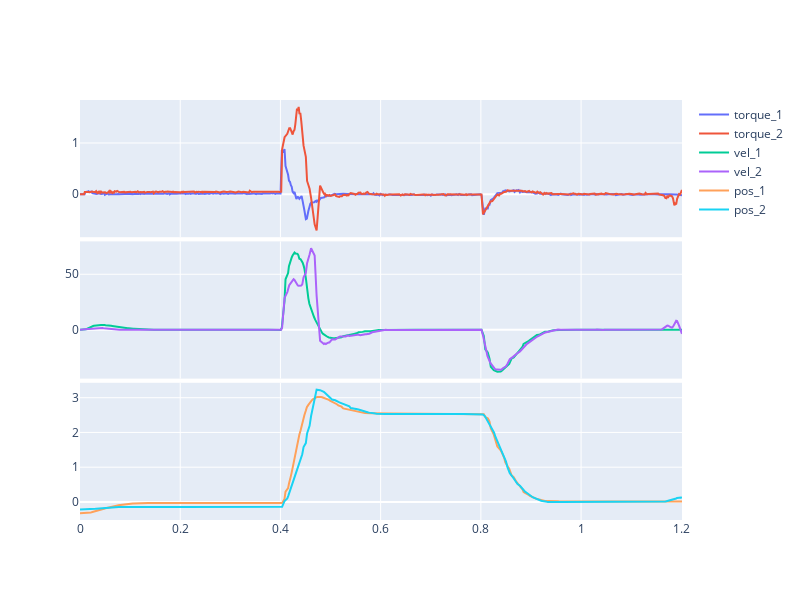

Here is the notebook cell this chart was saved with:
### Code cell
compare_data(data_noload, data_jump1)

### Figure 1 — Plotly figure (JSON) as saved in the notebook; plotly's stock layout.template omitted (floating-point values rounded to 4 significant figures; data arrays with more than 128 entries replaced by an {"elided": "..."} marker saying what was removed)
{"data": [{"name": "torque_1", "type": "scatter", "x": {"elided": "515 float values"}, "xaxis": "x", "y": {"elided": "515 float values"}, "yaxis": "y"}, {"name": "torque_2", "type": "scatter", "x": {"elided": "504 float values"}, "xaxis": "x", "y": {"elided": "504 float values"}, "yaxis": "y"}, {"name": "vel_1", "type": "scatter", "x": {"elided": "515 float values"}, "xaxis": "x2", "y": {"elided": "515 float values"}, "yaxis": "y2"}, {"name": "vel_2", "type": "scatter", "x": {"elided": "504 float values"}, "xaxis": "x2", "y": {"elided": "504 float values"}, "yaxis": "y2"}, {"name": "pos_1", "type": "scatter", "x": {"elided": "515 float values"}, "xaxis": "x3", "y": {"elided": "515 float values"}, "yaxis": "y3"}, {"name": "pos_2", "type": "scatter", "x": {"elided": "504 float values"}, "xaxis": "x3", "y": {"elided": "504 float values"}, "yaxis": "y3"}], "layout": {"height": 600, "width": 800, "xaxis": {"anchor": "y", "domain": [0, 1], "matches": "x3", "showticklabels": false}, "xaxis2": {"anchor": "y2", "domain": [0, 1], "matches": "x3", "showticklabels": false}, "xaxis3": {"anchor": "y3", "domain": [0, 1]}, "yaxis": {"anchor": "x", "domain": [0.6733, 1]}, "yaxis2": {"anchor": "x2", "domain": [0.3367, 0.6633]}, "yaxis3": {"anchor": "x3", "domain": [0, 0.3267]}}}
